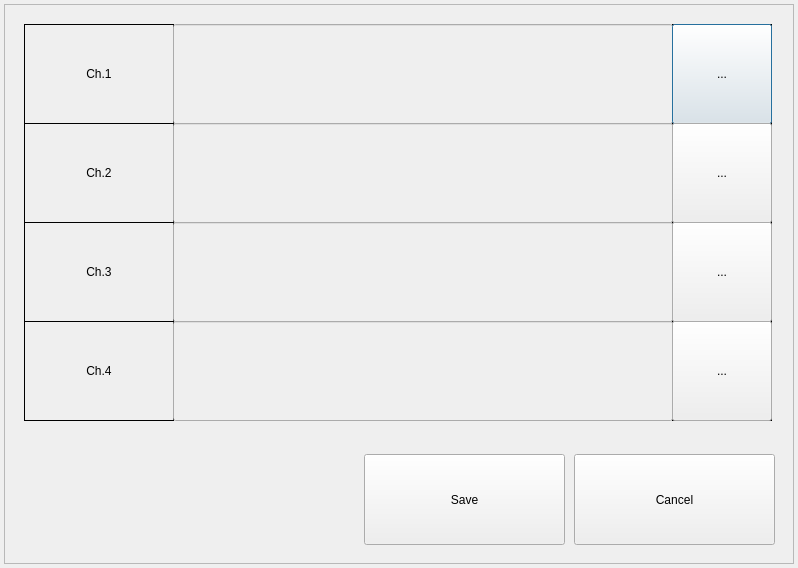
<?xml version="1.0" encoding="UTF-8"?>
<ui version="4.0">
 <class>CameraNameDialog</class>
 <widget class="QDialog" name="CameraNameDialog">
  <property name="geometry">
   <rect>
    <x>0</x>
    <y>0</y>
    <width>798</width>
    <height>568</height>
   </rect>
  </property>
  <property name="windowTitle">
   <string>CAMERA NAME PROPERTY</string>
  </property>
  <widget class="QFrame" name="frame">
   <property name="geometry">
    <rect>
     <x>4</x>
     <y>4</y>
     <width>790</width>
     <height>560</height>
    </rect>
   </property>
   <property name="frameShape">
    <enum>QFrame::StyledPanel</enum>
   </property>
   <property name="frameShadow">
    <enum>QFrame::Raised</enum>
   </property>
   <widget class="QLabel" name="labelCameraName1">
    <property name="geometry">
     <rect>
      <x>20</x>
      <y>20</y>
      <width>150</width>
      <height>100</height>
     </rect>
    </property>
    <property name="frameShape">
     <enum>QFrame::Box</enum>
    </property>
    <property name="text">
     <string>Ch.1</string>
    </property>
    <property name="alignment">
     <set>Qt::AlignCenter</set>
    </property>
   </widget>
   <widget class="QLineEdit" name="lineEditName1">
    <property name="enabled">
     <bool>false</bool>
    </property>
    <property name="geometry">
     <rect>
      <x>169</x>
      <y>20</y>
      <width>500</width>
      <height>100</height>
     </rect>
    </property>
    <property name="sizePolicy">
     <sizepolicy hsizetype="Preferred" vsizetype="Fixed">
      <horstretch>100</horstretch>
      <verstretch>100</verstretch>
     </sizepolicy>
    </property>
    <property name="minimumSize">
     <size>
      <width>0</width>
      <height>100</height>
     </size>
    </property>
    <property name="alignment">
     <set>Qt::AlignCenter</set>
    </property>
   </widget>
   <widget class="QPushButton" name="buttonVirtualKeyboard1">
    <property name="geometry">
     <rect>
      <x>668</x>
      <y>20</y>
      <width>100</width>
      <height>100</height>
     </rect>
    </property>
    <property name="minimumSize">
     <size>
      <width>100</width>
      <height>100</height>
     </size>
    </property>
    <property name="text">
     <string>...</string>
    </property>
   </widget>
   <widget class="QLabel" name="labelCameraName2">
    <property name="geometry">
     <rect>
      <x>20</x>
      <y>119</y>
      <width>150</width>
      <height>100</height>
     </rect>
    </property>
    <property name="frameShape">
     <enum>QFrame::Box</enum>
    </property>
    <property name="text">
     <string>Ch.2</string>
    </property>
    <property name="alignment">
     <set>Qt::AlignCenter</set>
    </property>
   </widget>
   <widget class="QLineEdit" name="lineEditName2">
    <property name="enabled">
     <bool>false</bool>
    </property>
    <property name="geometry">
     <rect>
      <x>169</x>
      <y>119</y>
      <width>500</width>
      <height>100</height>
     </rect>
    </property>
    <property name="minimumSize">
     <size>
      <width>0</width>
      <height>100</height>
     </size>
    </property>
    <property name="alignment">
     <set>Qt::AlignCenter</set>
    </property>
   </widget>
   <widget class="QLabel" name="labelCameraName3">
    <property name="geometry">
     <rect>
      <x>20</x>
      <y>218</y>
      <width>150</width>
      <height>100</height>
     </rect>
    </property>
    <property name="frameShape">
     <enum>QFrame::Box</enum>
    </property>
    <property name="text">
     <string>Ch.3</string>
    </property>
    <property name="alignment">
     <set>Qt::AlignCenter</set>
    </property>
   </widget>
   <widget class="QLineEdit" name="lineEditName3">
    <property name="enabled">
     <bool>false</bool>
    </property>
    <property name="geometry">
     <rect>
      <x>169</x>
      <y>218</y>
      <width>500</width>
      <height>100</height>
     </rect>
    </property>
    <property name="minimumSize">
     <size>
      <width>0</width>
      <height>100</height>
     </size>
    </property>
    <property name="alignment">
     <set>Qt::AlignCenter</set>
    </property>
   </widget>
   <widget class="QLabel" name="labelCameraName4">
    <property name="geometry">
     <rect>
      <x>20</x>
      <y>317</y>
      <width>150</width>
      <height>100</height>
     </rect>
    </property>
    <property name="frameShape">
     <enum>QFrame::Box</enum>
    </property>
    <property name="text">
     <string>Ch.4</string>
    </property>
    <property name="alignment">
     <set>Qt::AlignCenter</set>
    </property>
   </widget>
   <widget class="QLineEdit" name="lineEditName4">
    <property name="enabled">
     <bool>false</bool>
    </property>
    <property name="geometry">
     <rect>
      <x>169</x>
      <y>317</y>
      <width>500</width>
      <height>100</height>
     </rect>
    </property>
    <property name="minimumSize">
     <size>
      <width>0</width>
      <height>100</height>
     </size>
    </property>
    <property name="alignment">
     <set>Qt::AlignCenter</set>
    </property>
   </widget>
   <widget class="QPushButton" name="buttonVirtualKeyboard2">
    <property name="geometry">
     <rect>
      <x>668</x>
      <y>119</y>
      <width>100</width>
      <height>100</height>
     </rect>
    </property>
    <property name="minimumSize">
     <size>
      <width>100</width>
      <height>100</height>
     </size>
    </property>
    <property name="text">
     <string>...</string>
    </property>
   </widget>
   <widget class="QPushButton" name="buttonVirtualKeyboard3">
    <property name="geometry">
     <rect>
      <x>668</x>
      <y>218</y>
      <width>100</width>
      <height>100</height>
     </rect>
    </property>
    <property name="minimumSize">
     <size>
      <width>100</width>
      <height>100</height>
     </size>
    </property>
    <property name="text">
     <string>...</string>
    </property>
   </widget>
   <widget class="QPushButton" name="buttonVirtualKeyboard4">
    <property name="geometry">
     <rect>
      <x>668</x>
      <y>317</y>
      <width>100</width>
      <height>100</height>
     </rect>
    </property>
    <property name="minimumSize">
     <size>
      <width>100</width>
      <height>100</height>
     </size>
    </property>
    <property name="text">
     <string>...</string>
    </property>
   </widget>
   <widget class="QLabel" name="label">
    <property name="geometry">
     <rect>
      <x>668</x>
      <y>317</y>
      <width>100</width>
      <height>100</height>
     </rect>
    </property>
    <property name="frameShape">
     <enum>QFrame::Box</enum>
    </property>
    <property name="text">
     <string/>
    </property>
   </widget>
   <widget class="QLabel" name="label_2">
    <property name="geometry">
     <rect>
      <x>668</x>
      <y>218</y>
      <width>100</width>
      <height>100</height>
     </rect>
    </property>
    <property name="frameShape">
     <enum>QFrame::Box</enum>
    </property>
    <property name="text">
     <string/>
    </property>
   </widget>
   <widget class="QLabel" name="label_3">
    <property name="geometry">
     <rect>
      <x>668</x>
      <y>119</y>
      <width>100</width>
      <height>100</height>
     </rect>
    </property>
    <property name="frameShape">
     <enum>QFrame::Box</enum>
    </property>
    <property name="text">
     <string/>
    </property>
   </widget>
   <widget class="QLabel" name="label_4">
    <property name="geometry">
     <rect>
      <x>668</x>
      <y>20</y>
      <width>100</width>
      <height>100</height>
     </rect>
    </property>
    <property name="frameShape">
     <enum>QFrame::Box</enum>
    </property>
    <property name="text">
     <string/>
    </property>
   </widget>
   <widget class="QPushButton" name="buttonSave">
    <property name="geometry">
     <rect>
      <x>360</x>
      <y>450</y>
      <width>201</width>
      <height>91</height>
     </rect>
    </property>
    <property name="text">
     <string>Save</string>
    </property>
   </widget>
   <widget class="QPushButton" name="buttonClose">
    <property name="geometry">
     <rect>
      <x>570</x>
      <y>450</y>
      <width>201</width>
      <height>91</height>
     </rect>
    </property>
    <property name="text">
     <string>Cancel</string>
    </property>
   </widget>
   <zorder>label_4</zorder>
   <zorder>label_3</zorder>
   <zorder>label_2</zorder>
   <zorder>label</zorder>
   <zorder>labelCameraName1</zorder>
   <zorder>lineEditName1</zorder>
   <zorder>buttonVirtualKeyboard1</zorder>
   <zorder>labelCameraName2</zorder>
   <zorder>lineEditName2</zorder>
   <zorder>labelCameraName3</zorder>
   <zorder>lineEditName3</zorder>
   <zorder>labelCameraName4</zorder>
   <zorder>lineEditName4</zorder>
   <zorder>buttonVirtualKeyboard2</zorder>
   <zorder>buttonVirtualKeyboard3</zorder>
   <zorder>buttonVirtualKeyboard4</zorder>
   <zorder>buttonSave</zorder>
   <zorder>buttonClose</zorder>
  </widget>
 </widget>
 <layoutdefault spacing="6" margin="11"/>
 <resources/>
 <connections/>
</ui>
